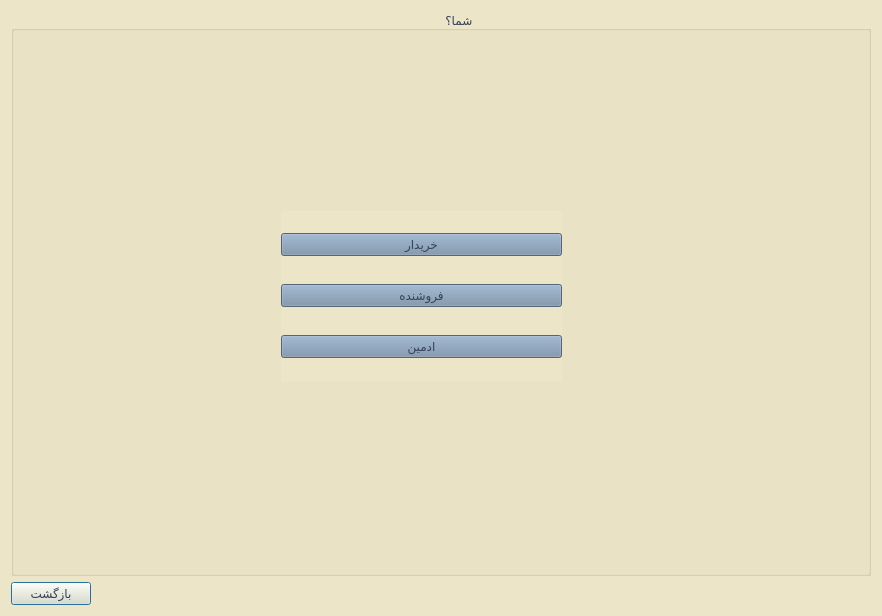
<?xml version="1.0" encoding="UTF-8"?>
<ui version="4.0">
 <class>MainLogin</class>
 <widget class="QDialog" name="MainLogin">
  <property name="geometry">
   <rect>
    <x>0</x>
    <y>0</y>
    <width>882</width>
    <height>616</height>
   </rect>
  </property>
  <property name="windowTitle">
   <string>Dialog</string>
  </property>
  <property name="styleSheet">
   <string notr="true">background-color: rgb(236, 229, 199);
</string>
  </property>
  <layout class="QGridLayout" name="gridLayout">
   <item row="1" column="0">
    <widget class="QPushButton" name="pushButton_2">
     <property name="styleSheet">
      <string notr="true">color: rgb(53, 66, 89);
font: 13pt &quot;Lalezar&quot;;font:</string>
     </property>
     <property name="text">
      <string>بازگشت</string>
     </property>
    </widget>
   </item>
   <item row="1" column="1">
    <spacer name="horizontalSpacer">
     <property name="orientation">
      <enum>Qt::Horizontal</enum>
     </property>
     <property name="sizeHint" stdset="0">
      <size>
       <width>40</width>
       <height>20</height>
      </size>
     </property>
    </spacer>
   </item>
   <item row="0" column="0" colspan="2">
    <widget class="QGroupBox" name="groupBox">
     <property name="styleSheet">
      <string notr="true">
color: rgb(53, 66, 89);
font: 20pt &quot;Lalezar&quot;;</string>
     </property>
     <property name="title">
      <string>                                                                                                                                  شما؟</string>
     </property>
     <widget class="QWidget" name="">
      <property name="geometry">
       <rect>
        <x>270</x>
        <y>200</y>
        <width>281</width>
        <height>171</height>
       </rect>
      </property>
      <layout class="QVBoxLayout" name="verticalLayout">
       <item>
        <widget class="QPushButton" name="pushButton_3">
         <property name="styleSheet">
          <string notr="true">color: rgb(53, 66, 89);
font: 16pt &quot;Lalezar&quot;;
background-color: rgb(116, 141, 166);
</string>
         </property>
         <property name="text">
          <string>خریدار</string>
         </property>
        </widget>
       </item>
       <item>
        <widget class="QPushButton" name="pushButton">
         <property name="styleSheet">
          <string notr="true">color: rgb(53, 66, 89);
font: 16pt &quot;Lalezar&quot;;
background-color: rgb(116, 141, 166);
</string>
         </property>
         <property name="text">
          <string>فروشنده</string>
         </property>
        </widget>
       </item>
       <item>
        <widget class="QPushButton" name="pushButton_4">
         <property name="styleSheet">
          <string notr="true">color: rgb(53, 66, 89);
font: 16pt &quot;Lalezar&quot;;
background-color: rgb(116, 141, 166);
</string>
         </property>
         <property name="text">
          <string>ادمین</string>
         </property>
        </widget>
       </item>
      </layout>
     </widget>
    </widget>
   </item>
  </layout>
 </widget>
 <resources/>
 <connections/>
</ui>
